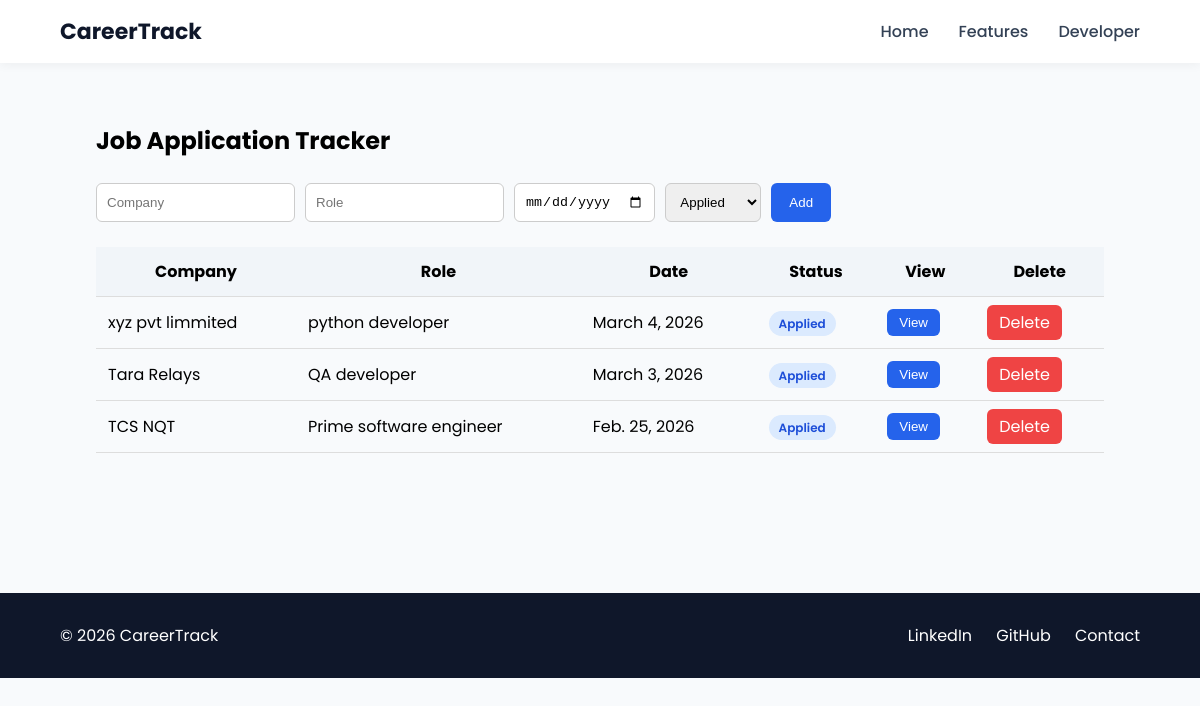
Before: /tracker/ with the older database file.
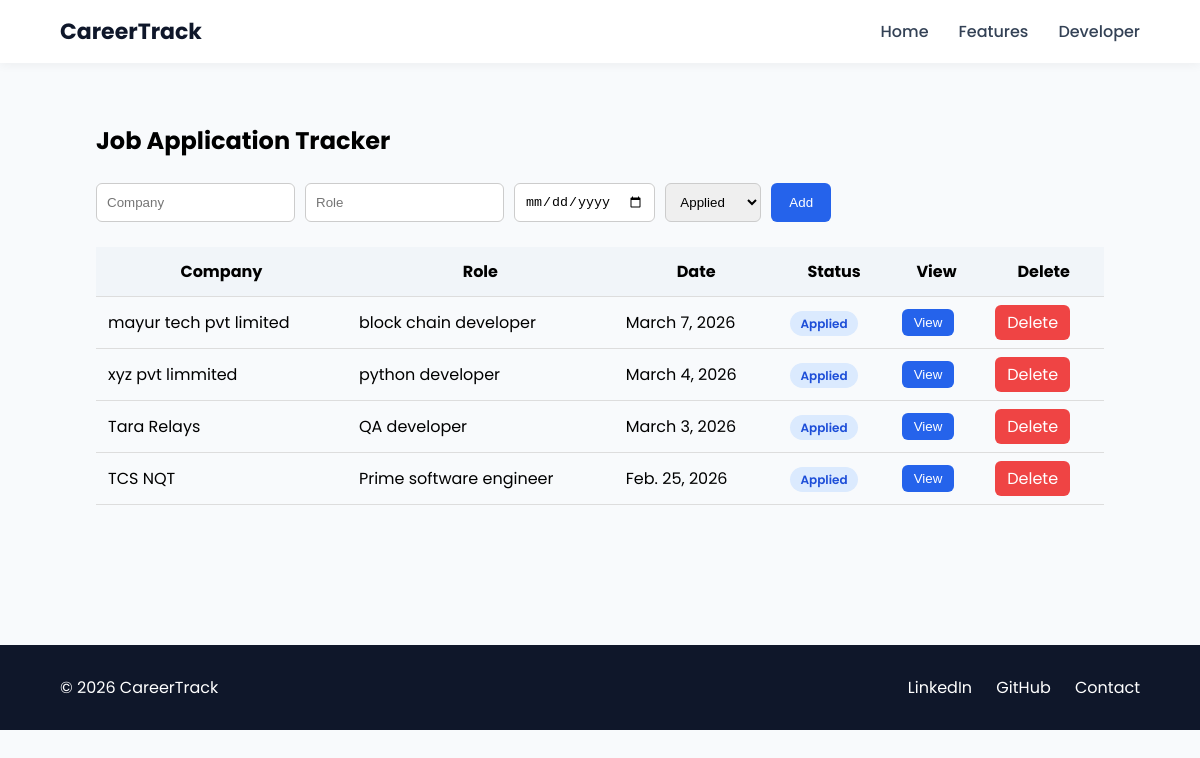
After: the same page with the newer database file.
### core/models.py (models this page shows, shortened)
class JobApplication(models.Model):
    STATUS_CHOICES = [
        ('Applied', 'Applied'),
        ('Interview', 'Interview'),
        ('Rejected', 'Rejected'),
        ('Offer', 'Offer'),
    ]
    company = models.CharField(max_length=200)
    role = models.CharField(max_length=200)
    date_applied = models.DateField()
    status = models.CharField(max_length=20, choices=STATUS_CHOICES)

### core/views.py (the view)
# urls.py: path('tracker/', views.tracker, name='tracker'),
def tracker(request):
    jobs = JobApplication.objects.all().order_by('-date_applied')
    return render(request, 'core/tracker.html', {'jobs': jobs})

### core/templates/core/tracker.html (shortened to what this page needs)
{% extends 'base.html' %}
{% load static %}
{% block content %}
<link rel="stylesheet" href="{% static 'css/tracker.css' %}">
<section class="tracker-wrapper">
    <h1>Job Application Tracker</h1>
    <form method="POST" action="{% url 'add_job' %}" class="tracker-form">
        <input type="text" name="company" placeholder="Company" required>
        <input type="text" name="role" placeholder="Role" required>
        <input type="date" name="date" required>
        <select name="status">
            <option>Applied</option>
        </select>
        <button type="submit">Add</button>
    </form>
    <div class="tracker-table">
        <table>
            <thead>
                <tr>
                    <th>Company</th>
                    <th>Role</th>
                    <th>Date</th>
                    <th>Status</th>
                    <th>View</th>
                    <th>Delete</th>
                </tr>
            </thead>
            <tbody>
                {% for job in jobs %}
                <tr>
                    <td>{{ job.company }}</td>
                    <td>{{ job.role }}</td>
                    <td>{{ job.date_applied }}</td>
                    <td>
                        <span class="status {{ job.status|lower }}">
                            {{ job.status }}
                        </span>
                    </td>
                    <td>
                        <button class="view-btn"
                        onclick="showDetails(
                        '{{ job.company|escapejs }}',
                        '{{ job.role|escapejs }}',
                        '{{ job.date_applied }}',
                        '{{ job.status }}')">
                        View
                        </button>
                    </td>
                    <td>
                        <a href="{% url 'delete_job' job.id %}" class="delete-btn">
                            Delete
                        </a>
                    </td>
                </tr>
                {% empty %}
                <tr>
                    <td colspan="6">No applications added yet.</td>
                </tr>
                {% endfor %}
            </tbody>
        </table>
    </div>
</section>
{% endblock %}

Changed rows visible on the page:
added JobApplication: company "mayur tech pvt limited", role "block chain developer", date_applied "March 7, 2026", status "Applied"
